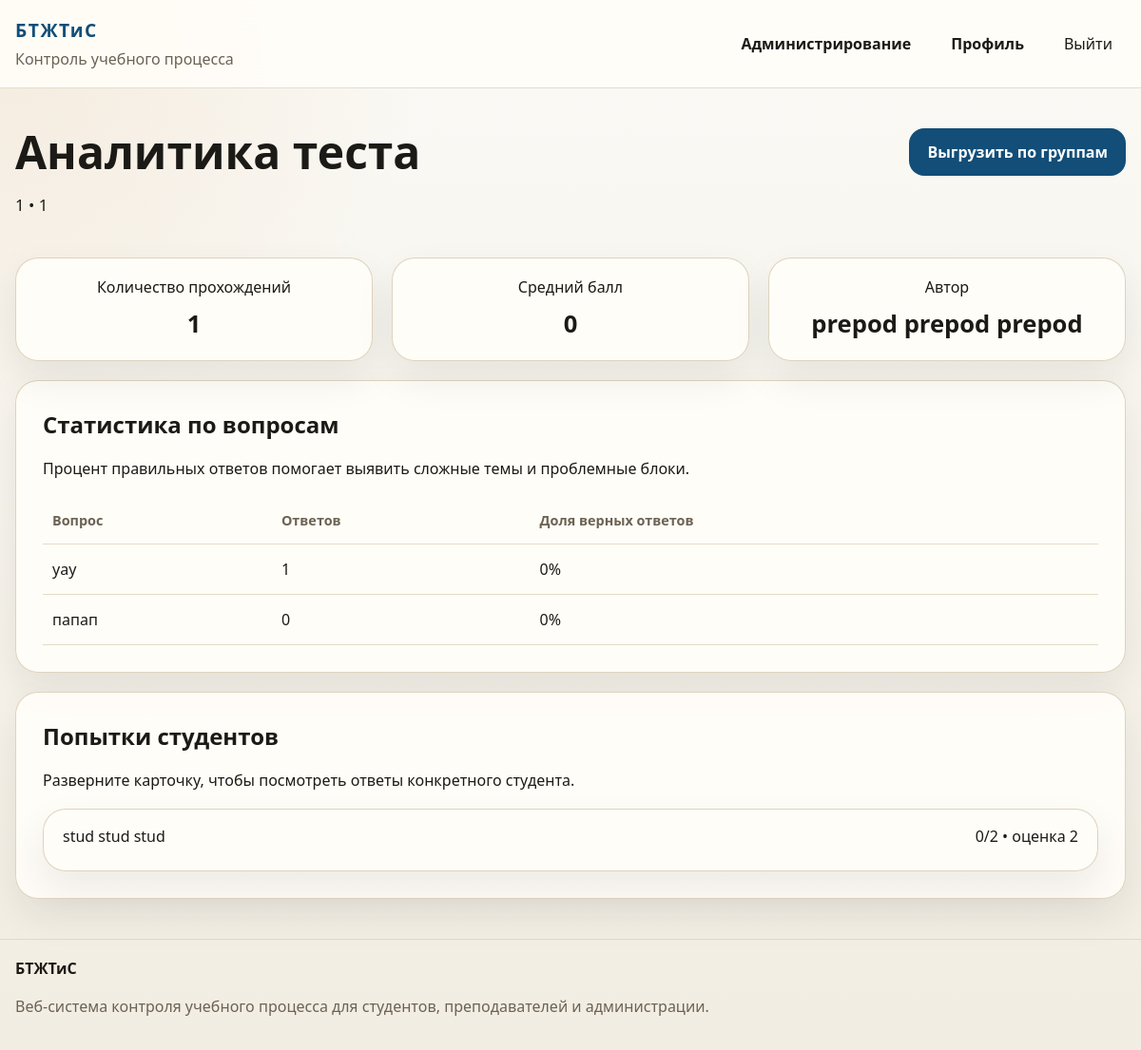
/teacher/reports/3/ (signed in), run on the app's committed database.
### education/models.py (models this page shows, shortened)
class Test(models.Model):
    title = models.CharField("Название теста", max_length=200)
    description = models.TextField("Описание", blank=True)
    discipline = models.ForeignKey(
        Discipline,
        on_delete=models.CASCADE,
        related_name="tests",
        verbose_name="Дисциплина",
    )
    author = models.ForeignKey(
        settings.AUTH_USER_MODEL,
        on_delete=models.CASCADE,
        related_name="created_tests",
        limit_choices_to={"role": ROLE_TEACHER},
        verbose_name="Автор",
    )
    groups = models.ManyToManyField(
        AcademicGroup,
        related_name="tests",
        blank=True,
        verbose_name="Доступные группы",
    )
    time_limit_minutes = models.PositiveIntegerField("Лимит времени (мин.)", default=30)
    max_attempts = models.PositiveIntegerField("Максимум попыток", default=1)
    allow_retake = models.BooleanField("Разрешить повторное прохождение", default=False)
    is_published = models.BooleanField("Опубликован", default=False)
    available_from = models.DateTimeField("Доступен с", blank=True, null=True)
    available_to = models.DateTimeField("Доступен до", blank=True, null=True)
    created_at = models.DateTimeField("Создан", auto_now_add=True)
    updated_at = models.DateTimeField("Обновлён", auto_now=True)
    class Meta:
        db_table = "tests"
        ordering = ["-updated_at", "title"]
        verbose_name = "Тест"
        verbose_name_plural = "Тесты"

class Discipline(models.Model):
    name = models.CharField("Дисциплина", max_length=120, unique=True)
    code = models.CharField("Код", max_length=20, blank=True)
    description = models.TextField("Описание", blank=True)
    teachers = models.ManyToManyField(
        settings.AUTH_USER_MODEL,
        related_name="disciplines_taught",
        blank=True,
        limit_choices_to={"role": ROLE_TEACHER},
        verbose_name="Преподаватели",
    )
    groups = models.ManyToManyField(
        AcademicGroup,
        related_name="disciplines",
        blank=True,
        verbose_name="Учебные группы",
    )
    class Meta:
        db_table = "disciplines"
        ordering = ["name"]
        verbose_name = "Дисциплина"
        verbose_name_plural = "Дисциплины"

class User(AbstractUser):
    class Role(models.TextChoices):
        STUDENT = ROLE_STUDENT, "Студент"
        TEACHER = ROLE_TEACHER, "Преподаватель"
        ADMINISTRATOR = ROLE_ADMINISTRATOR, "Администратор"
    email = models.EmailField("Электронная почта", unique=True, blank=True, null=True)
    middle_name = models.CharField("Отчество", max_length=150, blank=True)
    phone = models.CharField("Телефон", max_length=32, blank=True)
    bio = models.TextField("О себе", blank=True)
    role = models.CharField(
        "Роль",
        max_length=20,
        choices=Role.choices,
        default=Role.STUDENT,
    )
    academic_group = models.ForeignKey(
        "AcademicGroup",
        on_delete=models.SET_NULL,
        related_name="students",
        blank=True,
        null=True,
        verbose_name="Учебная группа",
    )
    REQUIRED_FIELDS = ["first_name", "last_name"]
    objects = UserManager()
    class Meta:
        db_table = "users"
        ordering = ["last_name", "first_name", "username"]
        verbose_name = "Пользователь"
        verbose_name_plural = "Пользователи"
    @property
    def full_name(self):
        return " ".join(
            part for part in [self.last_name, self.first_name, self.middle_name] if part
        ) or self.username
    @property
    def is_teacher(self):
        return self.role == self.Role.TEACHER
    @property
    def is_administrator(self):
        return self.role == self.Role.ADMINISTRATOR or self.is_superuser

class Question(models.Model):
    test = models.ForeignKey(Test, on_delete=models.CASCADE, related_name="questions", verbose_name="Тест")
    text = models.TextField("Текст вопроса")
    image = models.ImageField("Изображение", upload_to="questions/", blank=True, null=True)
    order = models.PositiveIntegerField("Порядок", default=1)
    class Meta:
        db_table = "questions"
        ordering = ["order", "id"]
        unique_together = ("test", "order")
        verbose_name = "Вопрос"
        verbose_name_plural = "Вопросы"

class TestAttempt(models.Model):
    student = models.ForeignKey(
        settings.AUTH_USER_MODEL,
        on_delete=models.CASCADE,
        related_name="attempts",
        limit_choices_to={"role": ROLE_STUDENT},
        verbose_name="Студент",
    )
    test = models.ForeignKey(Test, on_delete=models.CASCADE, related_name="attempts", verbose_name="Тест")
    attempt_number = models.PositiveIntegerField("Номер попытки", default=1)
    score = models.PositiveIntegerField("Набрано баллов", default=0)
    max_score = models.PositiveIntegerField("Максимум баллов", default=0)
    grade = models.CharField("Оценка", max_length=2, blank=True)
    started_at = models.DateTimeField("Начало", auto_now_add=True)
    completed_at = models.DateTimeField("Окончание", blank=True, null=True)
    is_finished = models.BooleanField("Завершён", default=False)
    class Meta:
        db_table = "test_attempts"
        ordering = ["-started_at"]
        unique_together = ("student", "test", "attempt_number")
        verbose_name = "Попытка прохождения"
        verbose_name_plural = "Попытки прохождения"

### education/views.py (the view)
# urls.py: path("teacher/reports/<int:pk>/", views.report_detail, name="report_detail"),
@role_required(User.Role.TEACHER, User.Role.ADMINISTRATOR)
def report_detail(request, pk):
    test = get_object_or_404(Test.objects.select_related("discipline", "author"), pk=pk)
    if request.user.is_teacher and test.author != request.user:
        return HttpResponseForbidden("Доступ запрещён.")
    attempts = (
        test.attempts.filter(is_finished=True)
        .select_related("student")
        .prefetch_related("answers__question", "answers__selected_option")
    )
    question_stats = []
    for question in test.questions.all():
        total_answers = StudentAnswer.objects.filter(
            question=question,
            attempt__test=test,
            attempt__is_finished=True,
        ).exclude(selected_option__isnull=True)
        answers_count = total_answers.count()
        correct_count = total_answers.filter(is_correct=True).count()
        question_stats.append(
            {
                "question": question,
                "answers_count": answers_count,
                "correct_rate": int(correct_count / answers_count * 100) if answers_count else 0,
            }
        )
    context = {
        "test": test,
        "attempts": attempts,
        "question_stats": question_stats,
        "summary": {
            "attempts": attempts.count(),
            "average_score": round(attempts.aggregate(avg=Avg("score")).get("avg") or 0, 1),
        },
    }
    return render(request, "education/report_detail.html", context)

### education/context_processors.py (called while the page is built)
def site_meta(request):
    view_name = getattr(getattr(request, "resolver_match", None), "view_name", "")
    meta = DEFAULT_META | ROUTE_META.get(view_name, {})
    meta["url"] = request.build_absolute_uri()
    meta["image"] = request.build_absolute_uri(static("education/img/og-cover.svg"))
    meta["og_title"] = meta["title"]
    return {
        "site_meta": meta,
        "current_view_name": view_name,
    }

### education/models.py (called while the page is built)
    def __str__(self):
        return self.text

### education/utils.py (called while the page is built)
def role_required(*roles):
    def decorator(view_func):
        @wraps(view_func)
        def _wrapped_view(request, *args, **kwargs):
            if not request.user.is_authenticated:
                return redirect("login")
            if request.user.is_superuser or request.user.role in roles:
                return view_func(request, *args, **kwargs)
            messages.error(request, "У вас нет доступа к данному разделу.")
            return redirect(dashboard_url_for(request.user))
        return _wrapped_view
    return decorator

### templates/education/report_detail.html (shortened to what this page needs)
{% extends "base.html" %}
{% block content %}
<section class="section">
    <div class="container">
        <div class="page-head page-head-inline">
            <div>
                <h1>Аналитика теста</h1>
                <p>{{ test.title }} • {{ test.discipline.name }}</p>
            </div>
            <div class="head-actions">
                <a class="btn btn-primary" href="{% url 'education:test_results_export' %}">Выгрузить по группам</a>
            </div>
        </div>
        <div class="stats-strip">
            <article class="mini-stat"><span>Количество прохождений</span><strong>{{ summary.attempts }}</strong></article>
            <article class="mini-stat"><span>Средний балл</span><strong>{{ summary.average_score }}</strong></article>
            <article class="mini-stat"><span>Автор</span><strong>{{ test.author.full_name }}</strong></article>
        </div>
        <section class="panel panel-top-space">
            <div class="section-head">
                <h2>Статистика по вопросам</h2>
                <p>Процент правильных ответов помогает выявить сложные темы и проблемные блоки.</p>
            </div>
            <div class="table-wrap">
                <table class="data-table">
                    <thead>
                        <tr>
                            <th>Вопрос</th>
                            <th>Ответов</th>
                            <th>Доля верных ответов</th>
                        </tr>
                    </thead>
                    <tbody>
                        {% for item in question_stats %}
                            <tr>
                                <td>{{ item.question.text|truncatechars:90 }}</td>
                                <td>{{ item.answers_count }}</td>
                                <td>{{ item.correct_rate }}%</td>
                            </tr>
                        {% empty %}
                            <tr>
                                <td colspan="3">Статистика пока недоступна.</td>
                            </tr>
                        {% endfor %}
                    </tbody>
                </table>
            </div>
        </section>
        <section class="panel panel-top-space">
            <div class="section-head">
                <h2>Попытки студентов</h2>
                <p>Разверните карточку, чтобы посмотреть ответы конкретного студента.</p>
            </div>
            <div class="details-list">
                {% for attempt in attempts %}
                    <details class="details-card">
                        <summary>
                            <span>{{ attempt.student.full_name }}</span>
                            <span>{{ attempt.score }}/{{ attempt.max_score }} • оценка {{ attempt.grade }}</span>
                        </summary>
                    </details>
                {% empty %}
                    <p class="muted">Завершённых попыток пока нет.</p>
                {% endfor %}
            </div>
        </section>
    </div>
</section>
{% endblock %}

### static/education/css/styles.css (style rules this page uses)
:root { --bg: #f6f4ee; --surface: #fffdf8; --surface-alt: #efe8d9; --border: #dccfb9; --text: #1c1a16; --muted: #6c6254; --primary: #124e78; --primary-dark: #0d3958; --accent: #cb7c2f; --danger: #a63d40; --success: #216869; --shadow: 0 18px 40px rgba(28, 26, 22, 0.08); --radius: 24px; }
html { min-width: 320px; }
*, *::before, *::after { box-sizing: border-box; }
body { margin: 0; min-height: 100svh; display: flex; flex-direction: column; font-family: "Segoe UI", Tahoma, Geneva, Verdana, sans-serif; background: radial-gradient(circle at top left, rgba(203, 124, 47, 0.12), transparent 28%), linear-gradient(180deg, #fbfaf6 0%, #f2ede2 100%); color: var(--text); line-height: 1.5; overflow-wrap: break-word; }
a { color: inherit; text-decoration: none; text-decoration-skip-ink: auto; }
:where(a, button, input, select, textarea):focus-visible { outline: 3px solid rgba(18, 78, 120, 0.25); outline-offset: 3px; }
:where(h1, h2, h3, .brand-text, .table-muted, .quick-link) { overflow-wrap: anywhere; }
.container { width: min(1180px, calc(100% - 32px)); margin: 0 auto; }
.header-inner, .footer-inner, .page-head-inline, .head-actions, .main-nav, .hero-actions, .hero-note, .quick-links, .test-meta, .test-actions, .filters-row, .filters-actions, .actions-cell, .checkbox-line, .form-actions, .log-item, .answer-row { display: flex; align-items: center; gap: 14px; }
.section, .hero { padding: 42px 0; }
.hero-grid, .dashboard-grid, .cards-grid, .stat-grid, .stats-strip, .stats-strip-wide, .form-grid, .formset-grid { display: grid; gap: 20px; }
.hero h1, .page-head h1 { margin: 0 0 12px; font-size: clamp(2rem, 4vw, 3.6rem); line-height: 1.05; }
.hero-text, .page-head p { font-size: 1.05rem; line-height: 1.7; max-width: 760px; }
.hero-panel, .panel, .feature-card, .mini-stat, .stat-card, .details-card { background: rgba(255, 253, 248, 0.94); border: 1px solid rgba(220, 207, 185, 0.9); border-radius: var(--radius); box-shadow: var(--shadow); }
.hero-panel, .panel { padding: 28px; }
.stat-grid, .stats-strip { grid-template-columns: repeat(auto-fit, minmax(150px, 1fr)); }
.stat-card, .mini-stat { padding: 18px; text-align: center; }
.stat-card strong, .mini-stat strong { display: block; margin-top: 8px; font-size: 1.6rem; text-align: center; }
.section-head { margin-bottom: 18px; }
:where(.section-head, .page-head) > :last-child { margin-bottom: 0; }
.section-head h2, .feature-card h3, .details-card summary { margin: 0 0 8px; }
.btn { display: inline-flex; justify-content: center; align-items: center; gap: 8px; padding: 12px 18px; border-radius: 16px; border: 1px solid transparent; font-weight: 700; cursor: pointer; transition: transform 0.2s ease, box-shadow 0.2s ease, background 0.2s ease; }
.btn-primary { background: var(--primary); color: #fff; }
.page-head { margin-bottom: 24px; }
.page-head-inline { justify-content: space-between; align-items: flex-start; }
.panel-top-space { margin-top: 20px; }
.table-wrap { overflow-x: auto; }
.data-table { width: 100%; border-collapse: collapse; }
.data-table th, .data-table td { padding: 14px 10px; border-bottom: 1px solid rgba(220, 207, 185, 0.75); text-align: left; vertical-align: top; }
.data-table th { color: var(--muted); font-size: 0.9rem; font-weight: 700; }
.details-list, .log-list { display: grid; gap: 14px; }
.details-card { padding: 16px 20px; }
.details-card summary { display: flex; justify-content: space-between; gap: 14px; cursor: pointer; list-style: none; }

### data on the page
Test: title "1", discipline.name "1", author.full_name "prepod prepod prepod"
Question: question.text "уау", answers_count "1", correct_rate "0"
Question: question.text "папап", answers_count "0", correct_rate "0"
TestAttempt: student.full_name "stud stud stud", score "0", max_score "2", grade "2"

### other printed values
{{ summary.attempts }} "1"
{{ summary.average_score }} "0"
